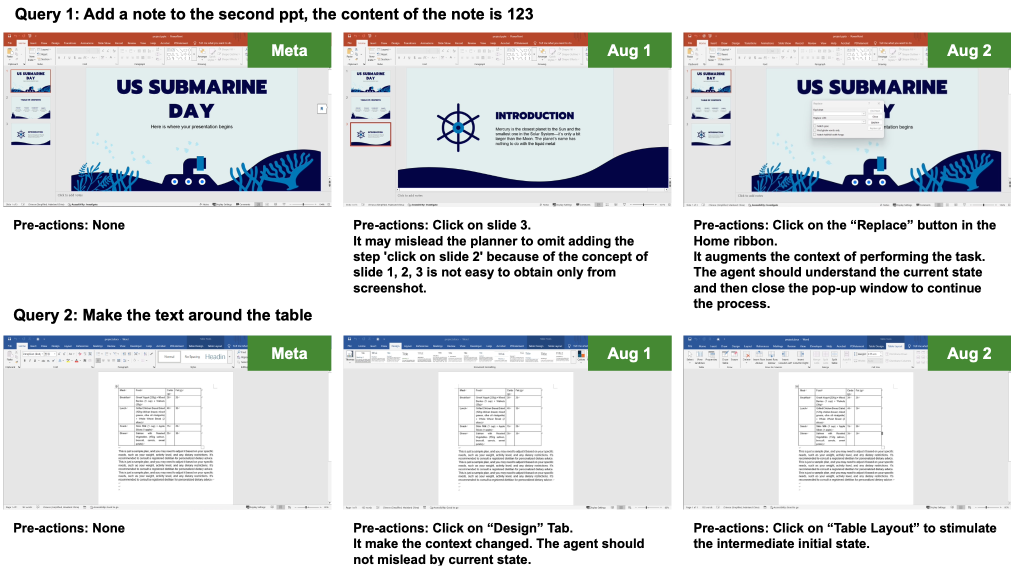
#> input picture assets/augexample.jpg, 2036 x 1140 px (shown at 1/2 size); its folder holds only this picture in this run
$ python -i button_detection.py   (imports and definitions only)
#> lines starting #> are read from the running program, lines starting #| are printed output that depends on the picture; after the words box and inside, x2 and y2 are one past the last pixel; in counts of white or black regions, pixels touching at a corner belong together
#> further down, picture is the input picture: shape (1140, 2036, 3); mean B, G, R 219.3, 218.6, 215.8
### agent/gui_parser/utils.py
import os
import re
import datetime
import numpy as np
import cv2


def multivalue_image(img, mode='None', thresholds=None, interval_values=None, save=True, cache_folder=None):
    img = cv2.cvtColor(img, cv2.COLOR_BGR2GRAY)
    processed_img = np.zeros_like(img)

    # preset the thresholds and interval values
    if mode == 'get_panel_name':
        thresholds = [5, 140]
        interval_values = [30, 0, 255]
    elif mode == 'get_button':
        thresholds = [30, 50, 150]
        interval_values = [0, 86, 172, 255]
    else:
        if not thresholds:
            # default to perform binary thresholding
            thresholds = list(range(0, 255, int(255 / 2)))
        if not interval_values:
            interval_values = list(range(0, 255, int(255 / len(thresholds))))

    num_thresholds = len(thresholds)

    # Define the interval values that will be assigned to the image
    # E.g., for 3 thresholds, the interval values may be [64, 128, 192, 255]

    for i in range(num_thresholds + 1):
        if i == 0:
            # Pixels below the first threshold
            processed_img[img <= thresholds[i]] = interval_values[i]
        elif i == num_thresholds:
            # Pixels above the last threshold
            processed_img[img > thresholds[i - 1]] = interval_values[i]
        else:
            # Pixels between current and previous thresholds
            processed_img[(img > thresholds[i - 1]) & (img <= thresholds[i])] = interval_values[i]

    if save:
        saved_path = os.path.join(cache_folder, f'multivalued-{mode}.png')
        cv2.imwrite(saved_path, processed_img)
    else:
        saved_path = None
    return processed_img, saved_path


# [29 lines left out: functions crop_panel, restore_coordinate, not called in this run]


def get_current_time():
    return datetime.datetime.now().strftime('%Y%m%d_%H%M%S')


# [150 lines left out: functions is_in_bbox, find_appropriate_row, insert_into_row, collect_bounding_boxes, match_time_format, process_image_highlight and 3 more, not called in this run]


# [33 lines of commented-out code are left out]
def is_two_dimensional(lst):
    return all(isinstance(item, list) for item in lst)

# 单独的按Y轴（垂直位置）排序的函数
# [42 lines left out: functions sort_elements_by_y, sort_elements_by_x, sort_elements_by_xy, not called in this run]

### agent/gui_parser/button_detection.py
import cv2
import numpy as np
import time
import os
import re
import glob
import json
from agent.gui_parser.utils import multivalue_image


def non_max_suppression(boxes, overlap_thresh, scores):
    boxes = np.array(boxes)

    if len(boxes) == 0:
        return [], []

    if boxes.dtype.kind == "i":
        boxes = boxes.astype("float")

    pick = []

    x1, y1, x2, y2 = boxes[:, 0], boxes[:, 1], boxes[:, 2], boxes[:, 3]

    area = (x2 - x1 + 1) * (y2 - y1 + 1)
    idxs = np.argsort(scores)

    while len(idxs) > 0:
        last = len(idxs) - 1
        i = idxs[last]
        pick.append(i)

        xx1 = np.maximum(x1[i], x1[idxs[:last]])
        yy1 = np.maximum(y1[i], y1[idxs[:last]])
        xx2 = np.minimum(x2[i], x2[idxs[:last]])
        yy2 = np.minimum(y2[i], y2[idxs[:last]])

        w = np.maximum(0, xx2 - xx1 + 1)
        h = np.maximum(0, yy2 - yy1 + 1)

        overlap = (w * h) / area[idxs[:last]]

        idxs = np.delete(idxs, np.concatenate(([last], np.where(overlap > overlap_thresh)[0])))

    return boxes[pick].astype("int"), pick


def load_icon_templates(asset_folder, software_name="premiere", panel_name=None, icon_type="icons"):
    # 初始化空的路径列表
    if panel_name:
        template_folder = f'{asset_folder}/{software_name}/{panel_name}/{icon_type}'
    else:
        template_folder = f'{asset_folder}/{software_name}'

    # print("loading icon templates... from ", template_folder)
    icon_path = glob.glob(f'{template_folder}/**/*.png', recursive=True)
    # print("found ", len(icon_path), " icons")

    icons = []
    for template_path in icon_path:
        # 读取模板图片
        template = cv2.imread(template_path, cv2.IMREAD_COLOR)
        # 获取模板图片的名称
        # print(template_path)
        name = re.search(r'[^\\/]+(?=\.\w+$)', template_path).group(0)
        name = re.sub(r'^\d+_', '', name) + "_icon"
        # print(name)

        # 将模板图片的名称和图片加入到列表中
        icons.append({'name': name, 'template': template, 'path': template_path})
    return icons


# [51 lines left out: functions multi_scale_template_matching, get_best_matching_scale, not called in this run]


def preprocess_image(img, software_name):
    # 转换为灰度
    # gray = cv2.cvtColor(img, cv2.COLOR_BGR2GRAY)

    # 二值化
    # _, binary = cv2.threshold(gray, 50, 255, cv2.THRESH_BINARY)
    if software_name in ["premiere", "after effect"]:
        threshold = 60
    elif software_name in ["word", "excel", "powerpoint"]:
        threshold = 190
    else:
        threshold = 130

    binary, saved_path = multivalue_image(
        img,
        mode='None',  # 或者您可以用其他任何字符串，这里不重要
        thresholds=[threshold],  # 一个单一的阈值
        interval_values=[0, 255],  # 两个区间值
        save=False,  # 是否保存图像
        cache_folder='./.cache'  # 缓存文件夹
    )
    return binary

# detect blue and non-blue area for PR and AE
def divide_activated_area(image):

    hsv = cv2.cvtColor(image, cv2.COLOR_BGR2HSV)
#> hsv: shape (1140, 2036, 3); mean H, S, V 20.3, 21.3, 224.1

    # Define the scope of blue
    lower_blue = np.array([105, 100, 100])
    upper_blue = np.array([130, 255, 255])

    # Creates a mask that sets parts within a specified color range to white and other parts to black
    mask = cv2.inRange(hsv, lower_blue, upper_blue)
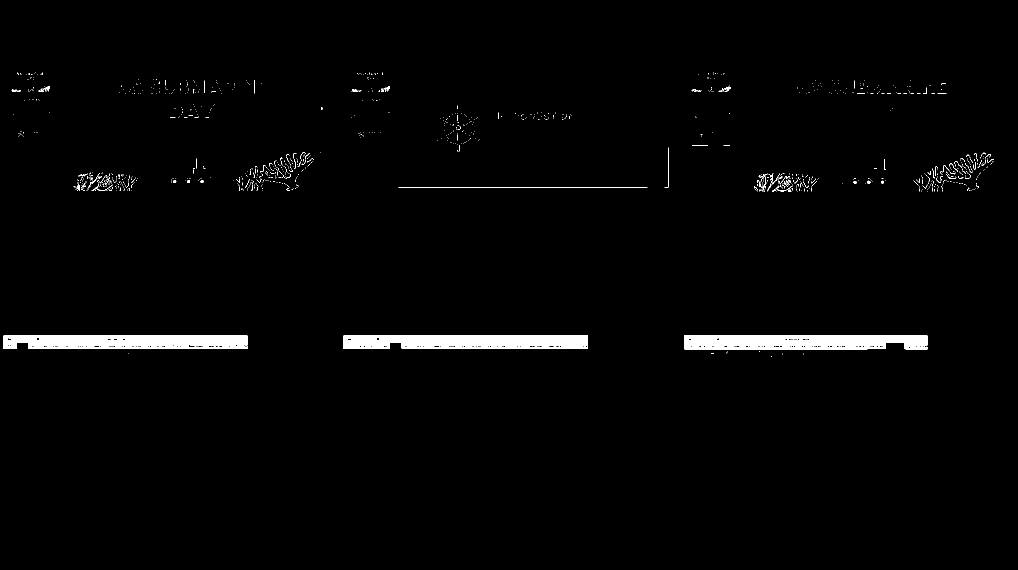
#> mask: shape (1140, 2036) (shown at 1/2 size); 1.8% white; 1059 white regions (1007 under 20 px), largest, box (x1, y1, x2, y2) and area: (1368, 671, 1855, 699) 12579, (687, 671, 1176, 698) 12366, (7, 671, 495, 698) 12263

    # Perform a bitwise AND operation on the original image and the mask to extract the blue part
    blue = cv2.bitwise_and(image, image, mask=mask)
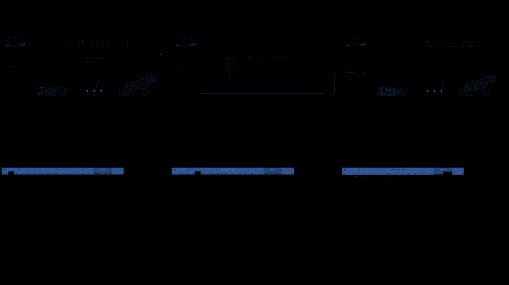
#> blue: shape (1140, 2036, 3) (shown at 1/4 size); mean B, G, R 2.7, 1.5, 0.8

    non_blue_part = cv2.bitwise_not(image, image, mask)
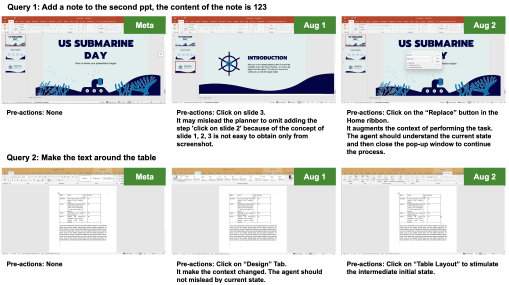
#> non_blue_part: shape (1140, 2036, 3) (shown at 1/4 size); mean B, G, R 218.6, 220.2, 218.8


    return blue, non_blue_part


def detect_button_pr_ae(image, software_name="premiere", panel_name=None, asset_folder="./assistgui/asset", icon_type=None, threshold=0.78):
    # image的格式 cv2.imread(image_path, cv2.IMREAD_COLOR)   最理想情况是1080p的图片否则质量不会太好
    # button_folder button 库位置
    # threshold 模版匹配的阈值， 越高越准确，但是button数目有时会变少

    # image_path = "extracted_img/frame9725.jpg"
    # image = cv2.imread(image_path, cv2.IMREAD_COLOR)

    blue_image,  non_blue_image = divide_activated_area(image)
    non_blue_image = preprocess_image(non_blue_image, software_name)
#> in multivalue_image, `img = cv2.cvtColor(img, cv2.COLOR_BGR2GRAY)`:
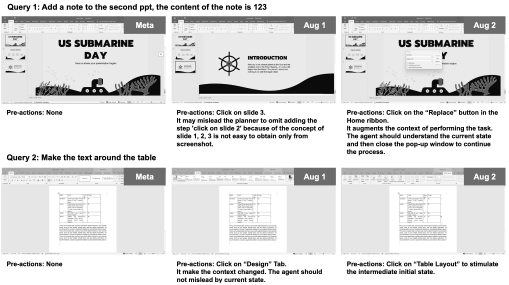
#> img: shape (1140, 2036) (shown at 1/4 size); min 0, max 255, mean 219.6
#> in preprocess_image, `binary, saved_path = multivalue_image( img, mode='None',  # 或者您可以用其他任何..`:
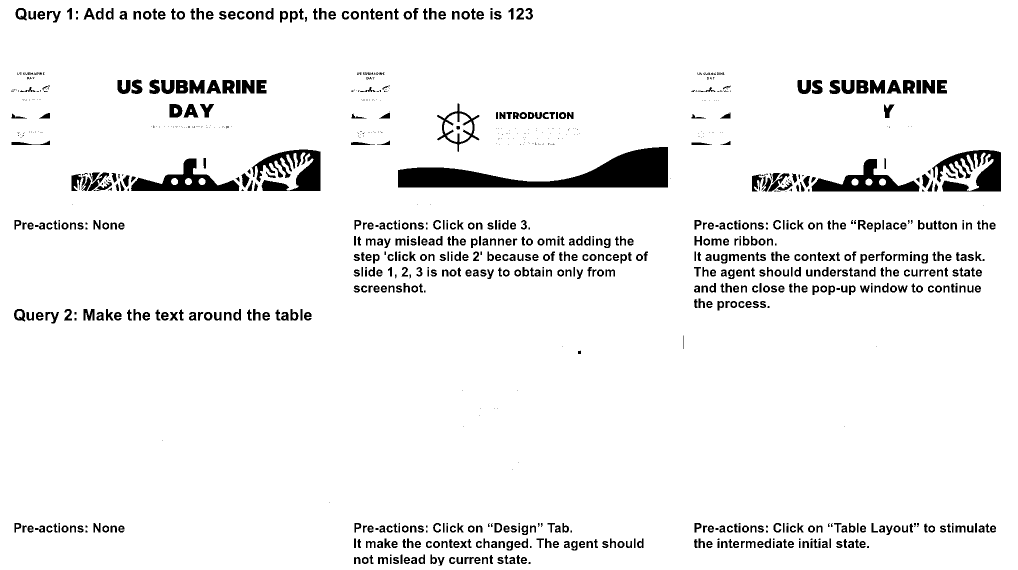
#> binary: shape (1140, 2036) (shown at 1/2 size); 94.3% white; 1089 black regions (390 under 20 px), largest, box (x1, y1, x2, y2) and area: (796, 294, 1336, 375) 20350, (503, 299, 641, 382) 6291, (1864, 300, 2002, 383) 6270
    if 'Accessory' in software_name:
        panel_name = 'Accessory'
    templates = load_icon_templates(asset_folder, software_name, panel_name)

    all_boxes, all_scores, labels = [], [], []
    # count = 0
    for i, template in enumerate(templates):
        icon_name = template['name']
        icon_template = template['template']
        icon_template_blue, icon_template_non_blue = divide_activated_area(icon_template)
        icon_template_non_blue = preprocess_image(icon_template_non_blue, software_name)

        # find the best scale for the template at the first iteration
        if i == 0:
            best_scale_blue = 1
            if "activated" in icon_name:
                best_scale_blue = get_best_matching_scale(blue_image, icon_template_blue)
            best_scale_non_blue = get_best_matching_scale(non_blue_image, icon_template_non_blue)

        if "activated" in icon_name:
            matches_blue, scores_blue = multi_scale_template_matching(blue_image, icon_template_blue, threshold=threshold,
                                                        scales=[best_scale_blue])

            icon_width = icon_template_blue.shape[1]
            icon_height = icon_template_blue.shape[0]
            for match, score in zip(matches_blue, scores_blue):
                (pt_x, pt_y), scale = match

                end_x = int(pt_x + icon_width * scale)
                end_y = int(pt_y + icon_height * scale)

                # 保存所有的框到all_boxes
                all_boxes.append([pt_x, pt_y, end_x, end_y])
                all_scores.append(score)
                labels.append(icon_name)

        if "activated" not in icon_name:
            matches_non_blue, scores_non_blue = multi_scale_template_matching(non_blue_image, icon_template_non_blue, threshold=threshold,
                                                            scales=[best_scale_non_blue])
            icon_width = icon_template_non_blue.shape[1]
            icon_height = icon_template_non_blue.shape[0]
            for match, score in zip(matches_non_blue, scores_non_blue):
                (pt_x, pt_y), scale = match

                end_x = int(pt_x + icon_width * scale)
                end_y = int(pt_y + icon_height * scale)

                # 保存所有的框到all_boxes
                all_boxes.append([pt_x, pt_y, end_x, end_y])
                all_scores.append(score)
                labels.append(icon_name)
#> after the loop, all_boxes = []; all_scores = []; labels = []

    # print(threshold, labels)
    # 应用NMS bbox 去重
    nms_boxes, pick = non_max_suppression(all_boxes, 0.5, all_scores)
#> in non_max_suppression, `boxes = np.array(boxes)`: boxes = empty array
#> nms_boxes = []; pick = []
    labels = [labels[i] for i in pick]

    button_items = []
    for ix, box in enumerate(nms_boxes):
        if 'scroll bar' in labels[ix] or 'effects submenu' in labels[ix]:
            item = {"name": labels[ix], "rectangle": list(box), 'type': ['moveTo', 'click', 'dragTo']}
        else:
            item = {"name": labels[ix], "rectangle": list(box), 'type': ['moveTo', 'click']}
        button_items.append(item)
#> this loop made 0 passes
#> after the loop, button_items = []

    # button_items = [{"name": labels[ix], "rectangle": list(box), 'type': ['moveTo', 'click']} for ix, box in enumerate(nms_boxes)]

    return button_items

# [138 lines left out: functions detect_button, process_image_4_new, process_image_3, process_image, not called in this run]

>>> import cv2
>>> picture = cv2.imread('../../assets/augexample.jpg')
>>> result = detect_button_pr_ae(picture)
#> result = []

$ run again, on assets/actorcritic.jpg
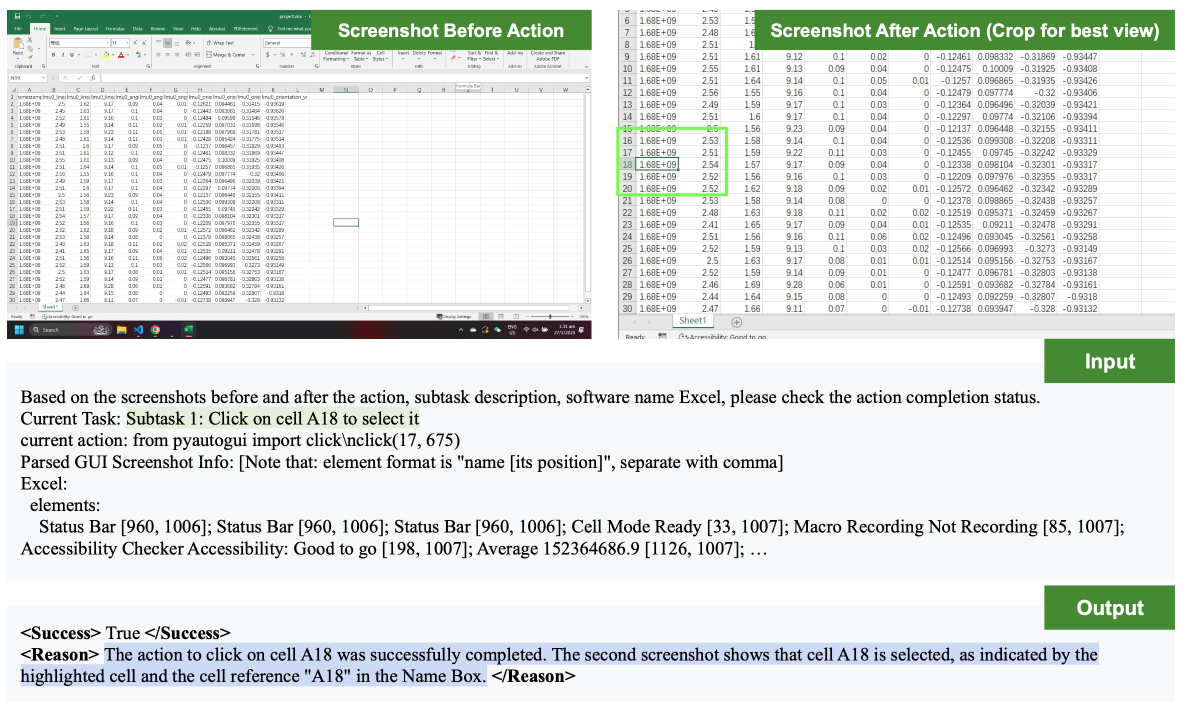
#> input picture assets/actorcritic.jpg, 2368 x 1408 px (shown at 1/2 size)
#> picture is the input picture: shape (1408, 2368, 3); mean B, G, R 225.3, 228.2, 223.2
#> hsv: shape (1408, 2368, 3); mean H, S, V 60.1, 14, 230.4
#> in divide_activated_area, `mask = cv2.inRange(hsv, lower_blue, upper_blue)`:
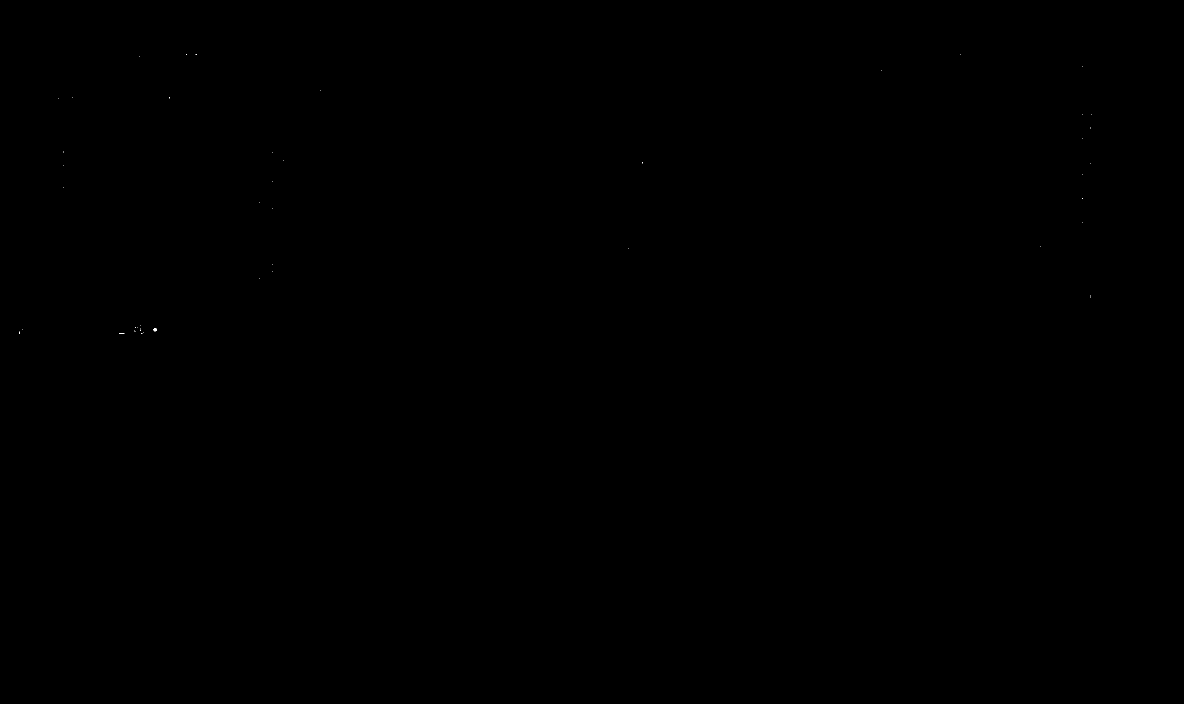
#> mask: shape (1408, 2368) (shown at 1/2 size); 0% white in thin lines or dots, all inside (x1, y1, x2, y2) = (38, 108, 2184, 668)
#> in preprocess_image, `binary, saved_path = multivalue_image( img, mode='None',  # 或者您可以用其他任何..`:
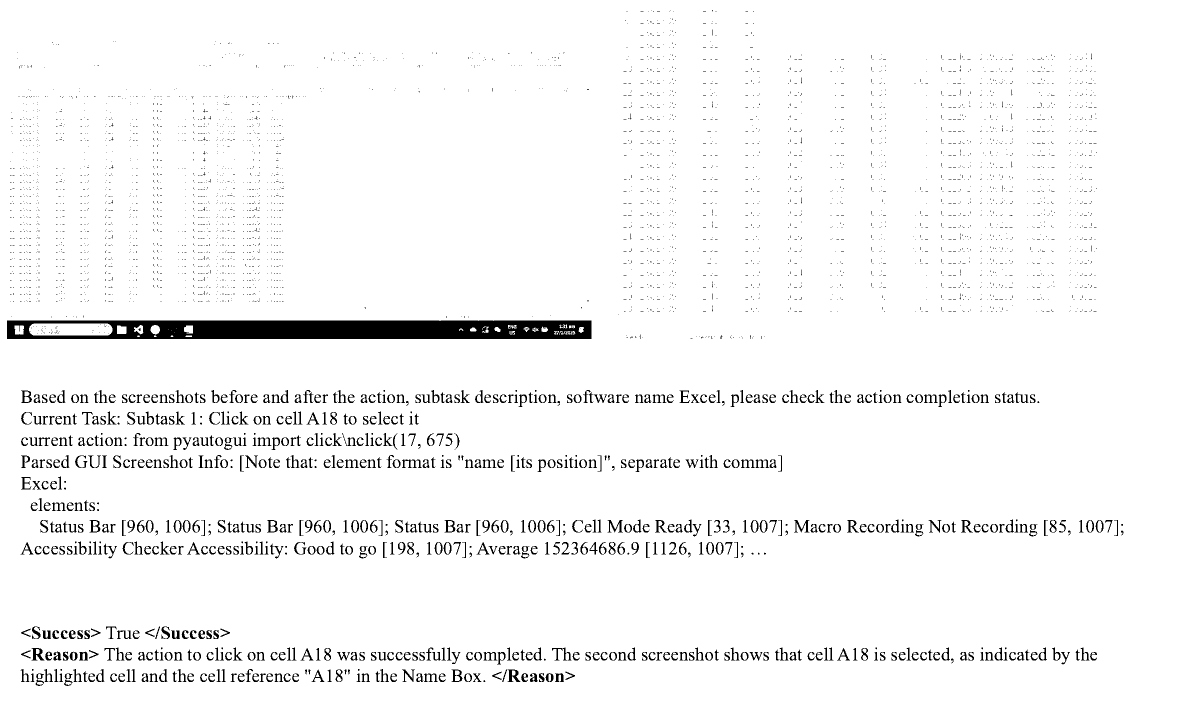
#> binary: shape (1408, 2368) (shown at 1/2 size); 96.2% white; 4761 black regions (4052 under 20 px), largest, box (x1, y1, x2, y2) and area: (14, 641, 1183, 678) 36923, (63, 1296, 89, 1321) 334, (1015, 1339, 1041, 1364) 334
#> after the loop in detect_button_pr_ae, `for i, template in enumerate(templates):`: all_boxes = []
#> boxes = empty array
#> nms_boxes = []
